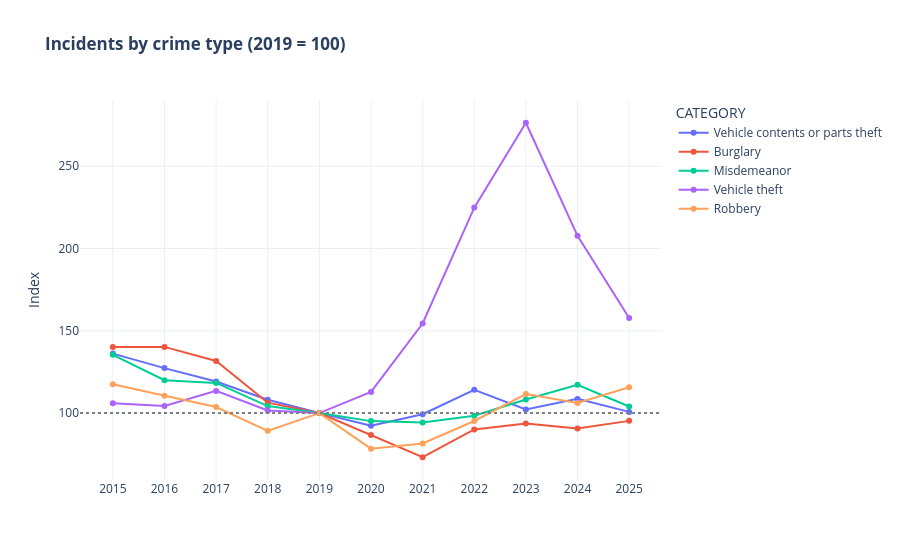

Notebook source saved alongside this figure:
### Markdown cell above
## 1. Where is each crime type compared with 2019?
Raw counts hide the story because the categories have very different sizes. I rescale every category so that **2019 = 100**: a value of 130 means 30% more incidents than in 2019. Offenses causing death are left out of this chart (about 30 per year, too few for percentages) and are reported in the table below.

### Code cell
index = index_to_baseline(yearly[MAIN_CATEGORIES], BASE_YEAR)
long_index = index.reset_index().melt(id_vars="YEAR", var_name="CATEGORY", value_name="INDEX")

fig = px.line(long_index, x="YEAR", y="INDEX", color="CATEGORY", markers=True,
              title="<b>Incidents by crime type (2019 = 100)</b>")
fig.add_hline(y=100, line_dash="dot", line_color="grey")
fig.update_xaxes(dtick=1, title=None)
fig.update_yaxes(title="Index")
fig.show()

### Figure 1 — Plotly figure (JSON) as saved in the notebook; plotly's stock layout.template omitted (floating-point values rounded to 4 significant figures)
{"data": [{"hovertemplate": "CATEGORY=Vehicle contents or parts theft<br>YEAR=%{x}<br>INDEX=%{y}<extra></extra>", "legendgroup": "Vehicle contents or parts theft", "line": {"color": "#636efa", "dash": "solid"}, "marker": {"symbol": "circle"}, "mode": "lines+markers", "name": "Vehicle contents or parts theft", "orientation": "v", "showlegend": true, "type": "scatter", "x": [2015, 2016, 2017, 2018, 2019, 2020, 2021, 2022, 2023, 2024, 2025], "xaxis": "x", "y": [136.1, 127.3, 119.2, 108.1, 100.0, 92.33, 99.3, 114.1, 102.2, 108.6, 100.7], "yaxis": "y"}, {"hovertemplate": "CATEGORY=Burglary<br>YEAR=%{x}<br>INDEX=%{y}<extra></extra>", "legendgroup": "Burglary", "line": {"color": "#EF553B", "dash": "solid"}, "marker": {"symbol": "circle"}, "mode": "lines+markers", "name": "Burglary", "orientation": "v", "showlegend": true, "type": "scatter", "x": [2015, 2016, 2017, 2018, 2019, 2020, 2021, 2022, 2023, 2024, 2025], "xaxis": "x", "y": [140.2, 140.2, 131.6, 106.3, 100.0, 86.69, 73.15, 90.05, 93.62, 90.63, 95.26], "yaxis": "y"}, {"hovertemplate": "CATEGORY=Misdemeanor<br>YEAR=%{x}<br>INDEX=%{y}<extra></extra>", "legendgroup": "Misdemeanor", "line": {"color": "#00cc96", "dash": "solid"}, "marker": {"symbol": "circle"}, "mode": "lines+markers", "name": "Misdemeanor", "orientation": "v", "showlegend": true, "type": "scatter", "x": [2015, 2016, 2017, 2018, 2019, 2020, 2021, 2022, 2023, 2024, 2025], "xaxis": "x", "y": [135.4, 120.0, 118.3, 104.2, 100.0, 95.11, 94.31, 98.36, 108.3, 117.2, 104.0], "yaxis": "y"}, {"hovertemplate": "CATEGORY=Vehicle theft<br>YEAR=%{x}<br>INDEX=%{y}<extra></extra>", "legendgroup": "Vehicle theft", "line": {"color": "#ab63fa", "dash": "solid"}, "marker": {"symbol": "circle"}, "mode": "lines+markers", "name": "Vehicle theft", "orientation": "v", "showlegend": true, "type": "scatter", "x": [2015, 2016, 2017, 2018, 2019, 2020, 2021, 2022, 2023, 2024, 2025], "xaxis": "x", "y": [105.9, 104.4, 113.5, 101.6, 100.0, 112.9, 154.4, 224.9, 276.5, 207.7, 157.8], "yaxis": "y"}, {"hovertemplate": "CATEGORY=Robbery<br>YEAR=%{x}<br>INDEX=%{y}<extra></extra>", "legendgroup": "Robbery", "line": {"color": "#FFA15A", "dash": "solid"}, "marker": {"symbol": "circle"}, "mode": "lines+markers", "name": "Robbery", "orientation": "v", "showlegend": true, "type": "scatter", "x": [2015, 2016, 2017, 2018, 2019, 2020, 2021, 2022, 2023, 2024, 2025], "xaxis": "x", "y": [117.5, 110.6, 103.7, 89.19, 100.0, 78.38, 81.57, 95.18, 111.6, 106.1, 115.7], "yaxis": "y"}], "layout": {"legend": {"title": {"text": "CATEGORY"}, "tracegroupgap": 0}, "shapes": [{"line": {"color": "grey", "dash": "dot"}, "type": "line", "x0": 0, "x1": 1, "xref": "x domain", "y0": 100, "y1": 100, "yref": "y"}], "title": {"text": "<b>Incidents by crime type (2019 = 100)</b>"}, "xaxis": {"anchor": "y", "domain": [0, 1], "dtick": 1, "title": {}}, "yaxis": {"anchor": "x", "domain": [0, 1], "title": {"text": "Index"}}}}
